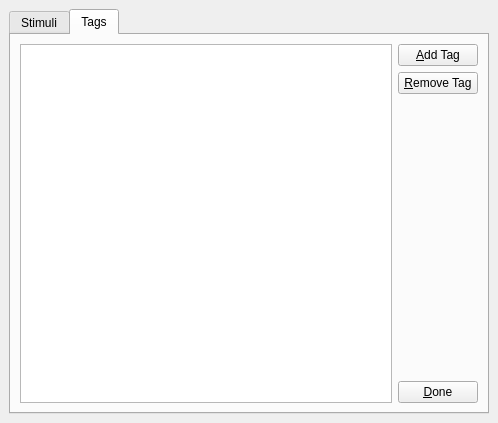
<?xml version="1.0" encoding="UTF-8"?>
<ui version="4.0">
 <class>Experiment</class>
 <widget class="QMainWindow" name="Experiment">
  <property name="windowModality">
   <enum>Qt::ApplicationModal</enum>
  </property>
  <property name="geometry">
   <rect>
    <x>0</x>
    <y>0</y>
    <width>498</width>
    <height>423</height>
   </rect>
  </property>
  <property name="windowTitle">
   <string>MainWindow</string>
  </property>
  <widget class="QWidget" name="centralwidget">
   <layout class="QHBoxLayout" name="horizontalLayout">
    <item>
     <widget class="QTabWidget" name="tabWidget">
      <property name="currentIndex">
       <number>1</number>
      </property>
      <widget class="QWidget" name="stimuliTab">
       <attribute name="title">
        <string>Stimuli</string>
       </attribute>
      </widget>
      <widget class="QWidget" name="tagsTab">
       <attribute name="title">
        <string>Tags</string>
       </attribute>
       <layout class="QGridLayout" name="gridLayout_2">
        <item row="0" column="0">
         <widget class="QTableView" name="editTagsView">
          <property name="selectionMode">
           <enum>QAbstractItemView::SingleSelection</enum>
          </property>
          <property name="selectionBehavior">
           <enum>QAbstractItemView::SelectRows</enum>
          </property>
          <attribute name="horizontalHeaderStretchLastSection">
           <bool>true</bool>
          </attribute>
          <attribute name="verticalHeaderVisible">
           <bool>false</bool>
          </attribute>
         </widget>
        </item>
        <item row="0" column="1">
         <layout class="QVBoxLayout" name="verticalLayout">
          <item>
           <widget class="QPushButton" name="addTagPushButton">
            <property name="text">
             <string>&amp;Add Tag</string>
            </property>
            <property name="shortcut">
             <string>Ctrl+A</string>
            </property>
           </widget>
          </item>
          <item>
           <widget class="QPushButton" name="removeTagPushButton">
            <property name="text">
             <string>&amp;Remove Tag</string>
            </property>
            <property name="shortcut">
             <string>Ctrl+R</string>
            </property>
           </widget>
          </item>
          <item>
           <spacer name="verticalSpacer_2">
            <property name="orientation">
             <enum>Qt::Vertical</enum>
            </property>
            <property name="sizeHint" stdset="0">
             <size>
              <width>20</width>
              <height>248</height>
             </size>
            </property>
           </spacer>
          </item>
          <item>
           <widget class="QPushButton" name="donePushButton">
            <property name="text">
             <string>&amp;Done</string>
            </property>
            <property name="shortcut">
             <string>Ctrl+D</string>
            </property>
           </widget>
          </item>
         </layout>
        </item>
       </layout>
      </widget>
     </widget>
    </item>
   </layout>
  </widget>
 </widget>
 <resources/>
 <connections/>
</ui>
